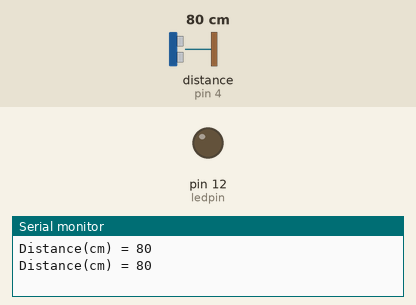
A sketch run on a simulated Arduino Uno, built with avr-gcc and run on an emulated ATmega328P. Shown: output pins drawn as LEDs (lit = HIGH), the last lines printed to the serial monitor. Wiring (inferred from the names in the program): ultrasonic range finder: trigger pin 5; echo pin 4. The test bench sets the inputs (shaded band); at power-on: distance to the obstacle (sensor on pin 4) 80 cm. The echo pulse lasts 58.3 µs per cm; pins used as bus, display or sensor lines are not drawn.

Above: at 2.8 s.
2.9 s: distance to the obstacle (sensor on pin 4) set to 35 cm
6.2 s: distance to the obstacle (sensor on pin 4) set to 29 cm
At 10.2 s:
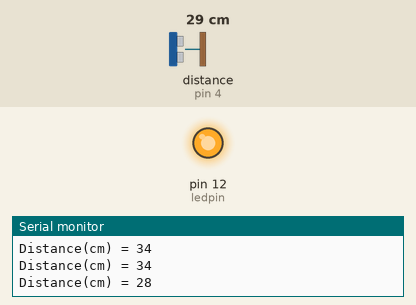
10.5 s: distance to the obstacle (sensor on pin 4) set to 60 cm
At 15.2 s:
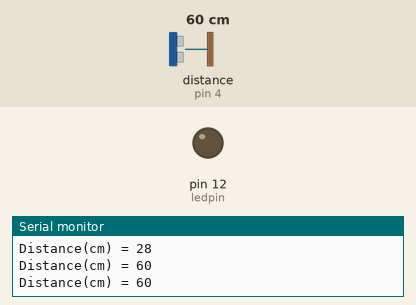
15.5 s: distance to the obstacle (sensor on pin 4) set to 2 cm
At 18.7 s:
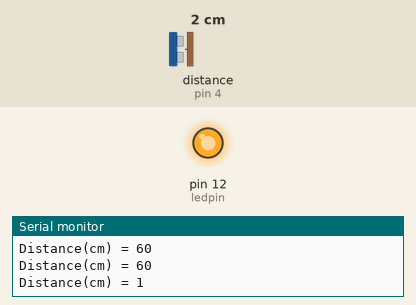
Timing chart, 0 to 20.2 s (numbered marks = the images above; inputs shaded):
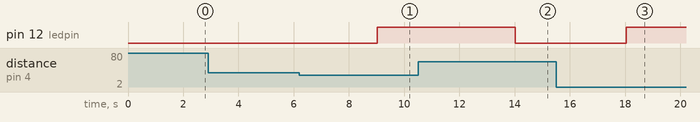

The sketch:

iot_cho_LED.ino
```cpp
// 초음파(SR04 모듈) 거리 센서 측정
int distance;
int triggerPin = 5;
int echoPin = 4;
int ledpin = 12;

void setup() {
  Serial.begin(9600);
  pinMode(triggerPin, OUTPUT);  // 트리거 핀을 출력으로 설정
  pinMode(echoPin, INPUT);      // 에코 핀을 입력으로 설정
  //pinMode(16, OUTPUT);  // 트리거 핀을 출력으로 설정
  pinMode(ledpin, OUTPUT);

}

void loop() {
  // 트리거 핀으로 10 us의 펄스를 발생
  digitalWrite(triggerPin, HIGH);
  delayMicroseconds(10);
  digitalWrite(triggerPin, LOW);

  //에코 핀 입력으로부터 거리를 cm 단위로 계산
  distance = pulseIn(echoPin, HIGH) / 58;
  Serial.println("Distance(cm) = " + String(distance));
  delay(1000);

 if(distance<=30){
   digitalWrite(ledpin, HIGH);
   delay(3000);
  }
  else digitalWrite(ledpin, LOW);

  delay(1000);

}
```

Measured:
- the behaviour switches between 32 and 31 cm on distance to the obstacle (sensor on pin 4) (found by bisection; images 0 and 1)
- after the input at 6.2 s, pin 12 (ledpin): LOW → HIGH after 2.8 s
- after the input at 10.5 s, pin 12 (ledpin): HIGH → LOW after 3.5 s
- after the input at 15.5 s, pin 12 (ledpin): LOW → HIGH after 2.5 s
